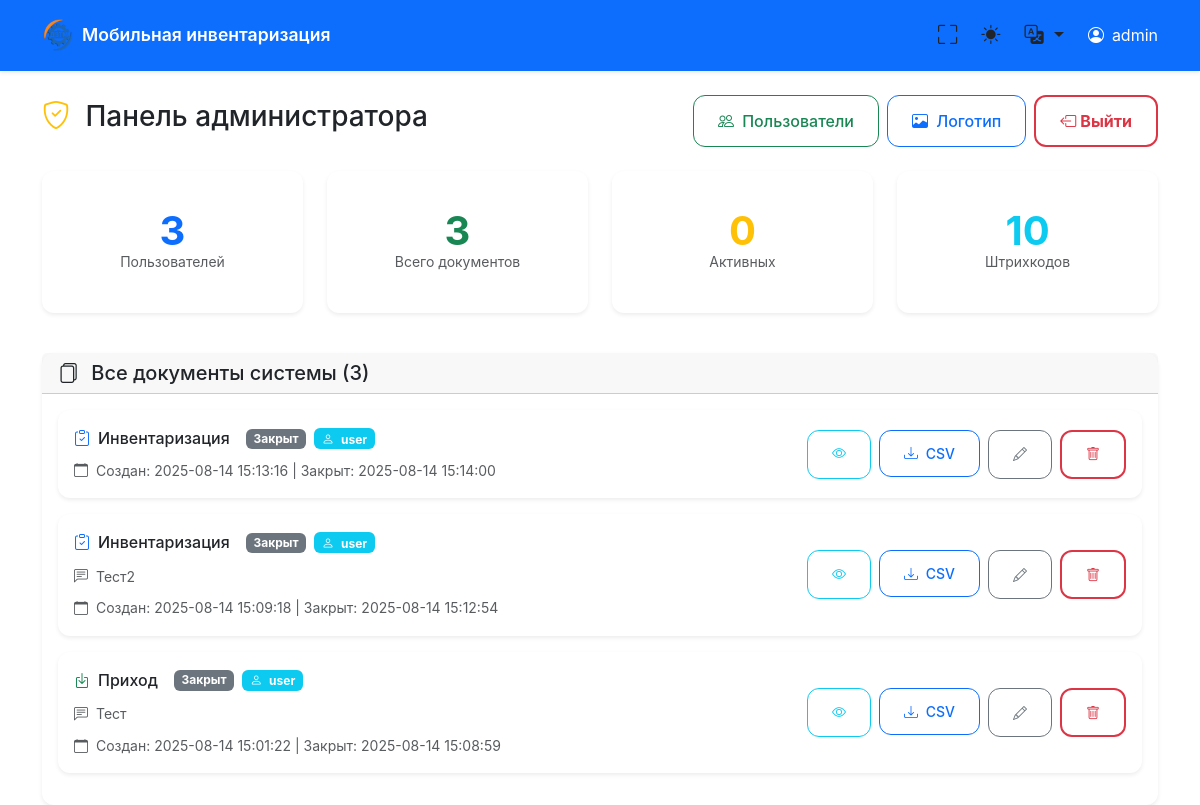
/admin/1, run on an earlier commit of the app's database.
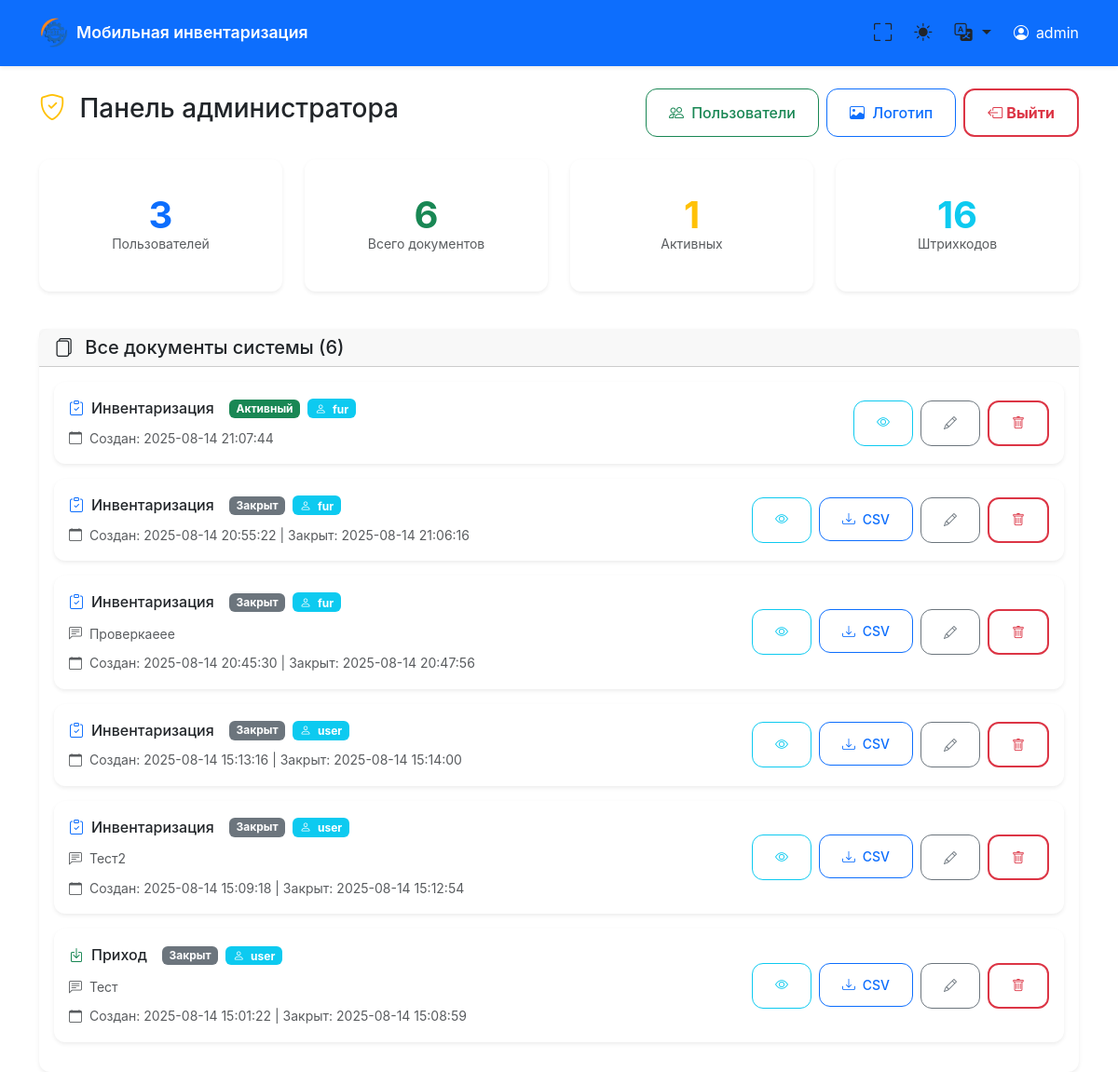
And on a later commit of the database.
### tables this page shows
CREATE TABLE users (
            id INTEGER PRIMARY KEY AUTOINCREMENT,
            name TEXT UNIQUE NOT NULL,
            created_at TEXT NOT NULL
        );

CREATE TABLE documents (
            id INTEGER PRIMARY KEY AUTOINCREMENT,
            user_id INTEGER NOT NULL,
            doc_type TEXT NOT NULL,
            status TEXT NOT NULL DEFAULT 'active',
            created_at TEXT NOT NULL,
            closed_at TEXT,
            comment TEXT DEFAULT '',
            FOREIGN KEY (user_id) REFERENCES users (id)
        );

### main.py (the view)
@app.get("/admin/{user_id}", response_class=HTMLResponse)
async def admin_panel(request: Request, user_id: int):
    conn = get_db_connection()
    cursor = conn.cursor()
    cursor.execute("SELECT * FROM users WHERE id = ?", (user_id,))
    user = cursor.fetchone()
    if not user or not is_admin(dict(user)['name']):
        conn.close()
        raise HTTPException(status_code=403, detail="Доступ запрещен")
    all_documents = get_all_documents()
    all_users = get_all_users()
    cursor.execute("SELECT COUNT(*) FROM users")
    total_users = cursor.fetchone()[0]
    cursor.execute("SELECT COUNT(*) FROM documents")
    total_documents = cursor.fetchone()[0]
    cursor.execute("SELECT COUNT(*) FROM documents WHERE status = 'active'")
    active_documents = cursor.fetchone()[0]
    cursor.execute("SELECT COUNT(*) FROM barcodes")
    total_barcodes = cursor.fetchone()[0]
    conn.close()
    current_lang = get_user_language(request)
    locale = load_locale(current_lang)
    return templates.TemplateResponse("admin.html", {
        "request": request,
        "user": dict(user),
        "documents": all_documents,
        "users": all_users,
        "stats": {
            "total_users": total_users,
            "total_documents": total_documents,
            "active_documents": active_documents,
            "total_barcodes": total_barcodes
        },
        "locale": locale,
        "current_lang": current_lang
    })

### templates/admin.html (shortened to what this page needs)
{% extends "base.html" %}
{% block content %}
<div class="row">
    <div class="col-12">
        <div class="d-flex justify-content-between align-items-center mb-4">
            <h1 class="h3">
                <i class="bi bi-shield-check text-warning me-2"></i>
                Панель администратора
            </h1>
            <div class="d-flex gap-2">
                <button class="btn btn-outline-success" data-bs-toggle="modal" data-bs-target="#usersModal">
                    <i class="bi bi-people me-1"></i>
                    <span class="d-none d-sm-inline">Пользователи</span>
                </button>
                <button class="btn btn-outline-primary" data-bs-toggle="modal" data-bs-target="#logoModal">
                    <i class="bi bi-image me-1"></i>
                    <span class="d-none d-sm-inline">Логотип</span>
                </button>
                <a href="/" class="btn btn-outline-danger d-none d-md-inline-flex fw-bold">
                    <i class="bi bi-box-arrow-left me-1"></i>
                    Выйти
                </a>
            </div>
        </div>
    </div>
</div>
<div class="row mb-4">
    <div class="col-6 col-md-3 mb-3">
        <div class="card stats-card border-primary">
            <div class="card-body text-center">
                <div class="stats-number text-primary">{{ stats.total_users }}</div>
                <p class="text-muted mb-0 small">Пользователей</p>
            </div>
        </div>
    </div>
    <div class="col-6 col-md-3 mb-3">
        <div class="card stats-card border-success">
            <div class="card-body text-center">
                <div class="stats-number text-success">{{ stats.total_documents }}</div>
                <p class="text-muted mb-0 small">Всего документов</p>
            </div>
        </div>
    </div>
    <div class="col-6 col-md-3 mb-3">
        <div class="card stats-card border-warning">
            <div class="card-body text-center">
                <div class="stats-number text-warning">{{ stats.active_documents }}</div>
                <p class="text-muted mb-0 small">Активных</p>
            </div>
        </div>
    </div>
    <div class="col-6 col-md-3 mb-3">
        <div class="card stats-card border-info">
            <div class="card-body text-center">
                <div class="stats-number text-info">{{ stats.total_barcodes }}</div>
                <p class="text-muted mb-0 small">Штрихкодов</p>
            </div>
        </div>
    </div>
</div>
<div class="row">
    <div class="col-12">
        <div class="card">
            <div class="card-header">
                <h5 class="mb-0">
                    <i class="bi bi-files me-2"></i>
                    Все документы системы ({{ documents|length }})
                </h5>
            </div>
            <div class="card-body">
                {% if documents %}
                <div class="row">
                    {% for doc in documents %}
                    <div class="col-12 mb-3">
                        <div class="card {{ 'border-success' if doc.status == 'active' else 'border-secondary' }}">
                            <div class="card-body">
                                <div class="row align-items-center">
                                    <div class="col-md-8">
                                        <div class="d-flex align-items-center mb-2">
                                            {% if doc.doc_type == 'Инвентаризация' %}
                                                <i class="bi bi-clipboard-check text-primary me-2"></i>
                                            {% elif doc.doc_type == 'Приход' %}
                                                <i class="bi bi-box-arrow-in-down text-success me-2"></i>
                                            {% else %}
                                                <i class="bi bi-box-arrow-up text-danger me-2"></i>
                                            {% endif %}
                                            <h6 class="mb-0 me-3">{{ doc.doc_type }}</h6>
                                            {% if doc.status == 'active' %}
                                                <span class="badge bg-success">Активный</span>
                                            {% else %}
                                                <span class="badge bg-secondary">Закрыт</span>
                                            {% endif %}
                                            <span class="badge bg-info ms-2">
                                                <i class="bi bi-person me-1"></i>
                                                {{ doc.user_name }}
                                            </span>
                                        </div>
                                        {% if doc.comment %}
                                        <div class="mb-2">
                                            <small class="text-muted">
                                                <i class="bi bi-chat-left-text me-1"></i>
                                                {{ doc.comment }}
                                            </small>
                                        </div>
                                        {% endif %}
                                        <div class="small text-muted">
                                            <i class="bi bi-calendar me-1"></i>
                                            Создан: {{ doc.created_at[:19].replace('T', ' ') }}
                                            {% if doc.closed_at %}
                                                | Закрыт: {{ doc.closed_at[:19].replace('T', ' ') }}
                                            {% endif %}
                                        </div>
                                    </div>
                                    <div class="col-md-4">
                                        <div class="d-flex flex-wrap gap-2 justify-content-md-end">
                                            <a href="/admin/document/{{ user.id }}/{{ doc.id }}"
                                               class="btn btn-sm btn-outline-info"
                                               title="Просмотреть документ">
                                                <i class="bi bi-eye"></i>
                                            </a>
                                            {% if doc.status == 'closed' %}
                                                <form method="post" action="/admin/regenerate_csv/{{ user.id }}" class="d-inline">
                                                    <button type="submit" class="btn btn-sm btn-outline-primary">
                                                        <i class="bi bi-download me-1"></i>
                                                        <span class="d-none d-sm-inline">CSV</span>
                                                    </button>
                                                </form>
                                            {% endif %}
                                            <button class="btn btn-sm btn-outline-secondary edit-comment-btn"
                                                    data-doc-id="{{ doc.id }}"
                                                    data-comment="{{ doc.comment|e }}"
                                                    title="Редактировать комментарий">
                                                <i class="bi bi-pencil"></i>
                                            </button>
                                            <form method="post" action="/admin/delete_document/{{ user.id }}" class="d-inline">
                                                <button type="submit" class="btn btn-sm btn-outline-danger"
                                                        onclick="return confirm('Удалить документ пользователя {{ doc.user_name }}? Это действие нельзя отменить!')"
                                                        title="Удалить документ">
                                                    <i class="bi bi-trash"></i>
                                                </button>
                                            </form>
                                        </div>
                                    </div>
                                </div>
                            </div>
                        </div>
                    </div>
                    {% endfor %}
                </div>
                {% else %}
                <div class="text-center py-5">
                    <i class="bi bi-files text-muted" style="font-size: 4rem;"></i>
                    <h4 class="text-muted mt-3">Документы не найдены</h4>
                    <p class="text-muted">В системе пока нет созданных документов</p>
                </div>
                {% endif %}
            </div>
        </div>
    </div>
</div>
{% endblock %}

### templates/base.html (shortened to what this page needs)
<!DOCTYPE html>
<html lang="ru" data-bs-theme="light">
<head>
    <link href="https://cdn.jsdelivr.net/npm/bootstrap@5.3.2/dist/css/bootstrap.min.css" rel="stylesheet">
    <link href="https://cdn.jsdelivr.net/npm/bootstrap-icons@1.11.0/font/bootstrap-icons.css" rel="stylesheet">
</head>
<body>
    <nav class="navbar navbar-expand-lg navbar-dark bg-primary">
        <div class="container">
            <div class="d-flex align-items-center">
                <img src="/logo" alt="Логотип" class="logo-svg"
                     style="width: 32px; height: 32px; margin-right: 0.5rem; object-fit: contain;">
                <a class="navbar-brand" href="/">
                    {{ locale.get('app_name', 'Мобильная инвентаризация') }}
                </a>
            </div>
            <div class="d-flex align-items-center">
                <button class="theme-toggle me-2" onclick="toggleFullscreen()" title="Полноэкранный режим">
                    <i class="bi bi-fullscreen" id="fullscreen-icon"></i>
                </button>
                <button class="theme-toggle me-2" onclick="toggleTheme()" title="Переключить тему">
                    <i class="bi bi-sun-fill" id="theme-icon"></i>
                </button>
                <div class="dropdown me-3">
                    <button class="theme-toggle dropdown-toggle" type="button" data-bs-toggle="dropdown" title="Язык">
                        <i class="bi bi-translate"></i>
                    </button>
                </div>
                {% if user %}
                <div class="d-flex align-items-center text-white">
                    <i class="bi bi-person-circle me-2"></i>
                    <span class="d-none d-md-inline">{{ user.name }}</span>
                </div>
                {% endif %}
            </div>
        </div>
    </nav>
    <main class="container mt-4 fade-in">
        {% block content %}{% endblock %}
    </main>
</body>
</html>

### templates/admin.html (style rules this page uses)
.btn-outline-danger { border-width: 2px; font-weight: 600; }

### templates/base.html (style rules this page uses)
:root { --primary-color: #0d6efd; --secondary-color: #6c757d; --success-color: #198754; --danger-color: #dc3545; --warning-color: #ffc107; --info-color: #0dcaf0; --light-color: #f8f9fa; --dark-color: #212529; --border-radius: 0.75rem; --box-shadow: 0 0.125rem 0.25rem rgba(0, 0, 0, 0.075); --box-shadow-lg: 0 0.5rem 1rem rgba(0, 0, 0, 0.15); }
body { font-family: -apple-system, BlinkMacSystemFont, 'Segoe UI', Roboto, 'Helvetica Neue', Arial, sans-serif; line-height: 1.6; -webkit-font-smoothing: antialiased; -moz-osx-font-smoothing: grayscale; padding-bottom: env(safe-area-inset-bottom); padding-top: env(safe-area-inset-top); }
.navbar { box-shadow: var(--box-shadow); padding: 0.75rem 0; position: sticky; top: 0; z-index: 1030; }
.navbar-brand { font-weight: 600; font-size: 1.1rem; }
.logo-svg { width: 32px; height: 32px; margin-right: 0.5rem; color: currentColor; }
.card { border: none; box-shadow: var(--box-shadow); border-radius: var(--border-radius); transition: all 0.2s ease; }
.btn { border-radius: var(--border-radius); font-weight: 500; padding: 0.75rem 1.5rem; transition: all 0.2s ease; }
.theme-toggle { border: none; background: none; color: inherit; font-size: 1.2rem; padding: 0.5rem; border-radius: 50%; transition: all 0.2s ease; }
.stats-card { text-align: center; padding: 1.5rem; }
.stats-number { font-size: 2.5rem; font-weight: 700; line-height: 1; }
.fade-in { animation: fadeIn 0.3s ease-in; }
.btn-outline-danger { border-width: 2px; font-weight: 600; transition: all 0.3s ease; }

What changed in the data, as far as the page shows it:
added documents: doc_type "Инвентаризация", status "Активный", user_name "fur", created_at "2025-08-14 21:07:44"
added documents: doc_type "Инвентаризация", status "Закрыт", user_name "fur", created_at "2025-08-14 20:55:22", closed_at "2025-08-14 21:06:16"
added documents: doc_type "Инвентаризация", status "Закрыт", user_name "fur", comment "Проверкаеее", created_at "2025-08-14 20:45:30", closed_at "2025-08-14 20:47:56"
Also different on the page:
{{ stats.total_documents }}: "3" → "6"
{{ stats.active_documents }}: "0" → "1"
{{ stats.total_barcodes }}: "10" → "16"
{{ documents|length }}: "3" → "6"
